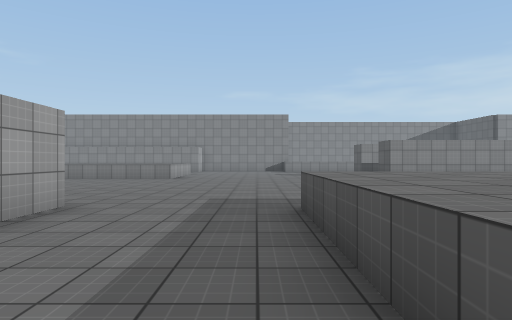
View 1 (above)

23 first-person views from a walk through a 3-D level made in the Unity game engine. The camera is 1.3 m above the floor, looks level and sees 75° across. The floor is counted in squares, 2 m on a side. Each view is taken from the middle of a square. On the plan, view 1 faces up. The plan holds only what a view shows up to about 10 squares ahead; the rest is blank. The place goes on beyond the plan. Surface patterns are stand-ins for the level's own textures.

View 2
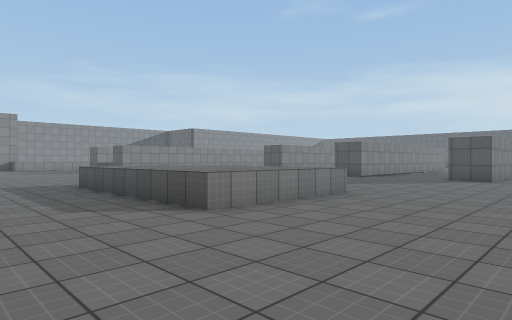

View 3
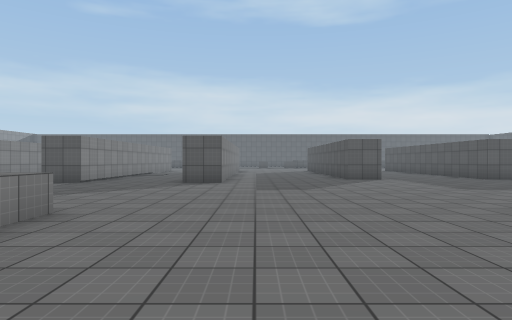

View 4
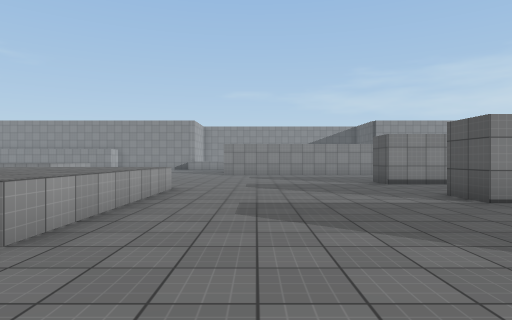

View 5
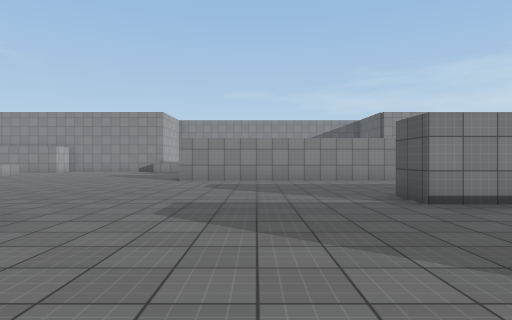

View 6
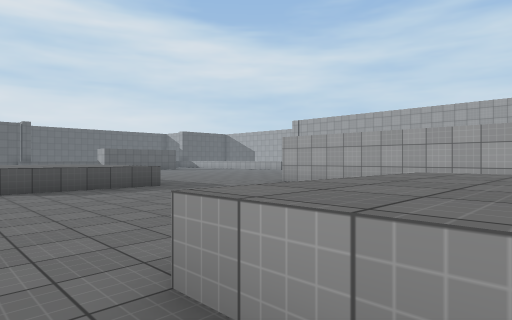

View 7
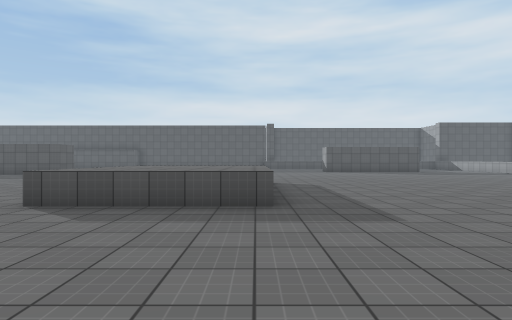

View 8
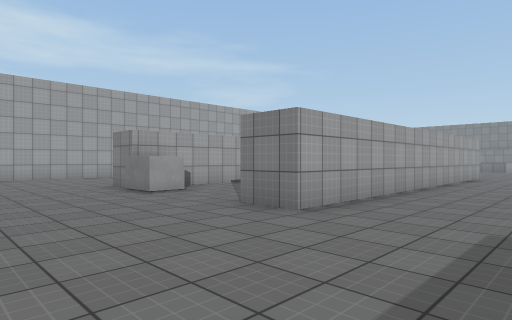

View 9
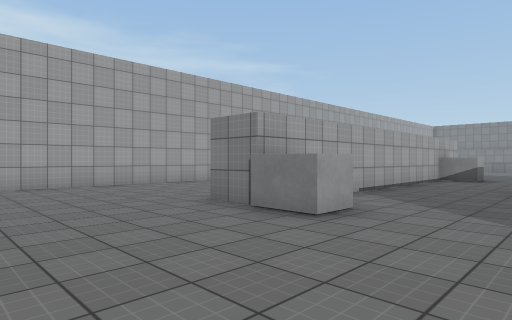

View 10
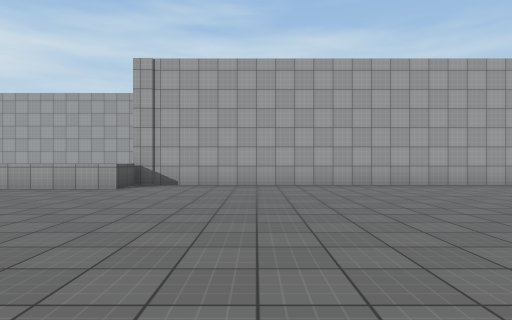

View 11
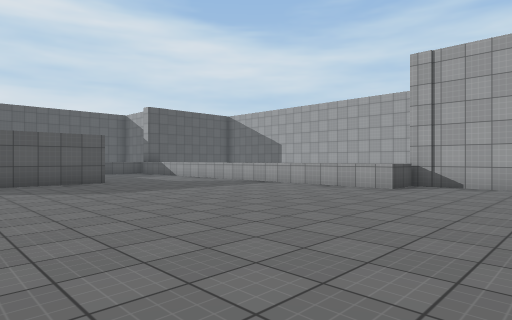

View 12
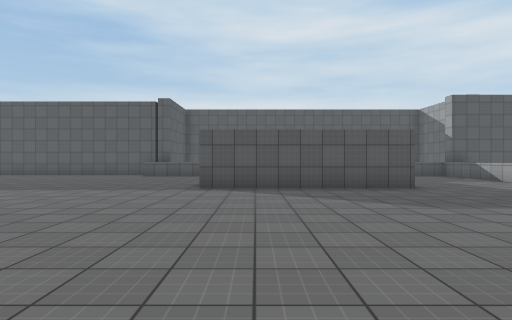

View 13
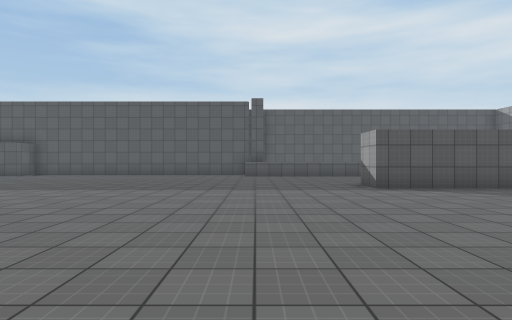

View 14
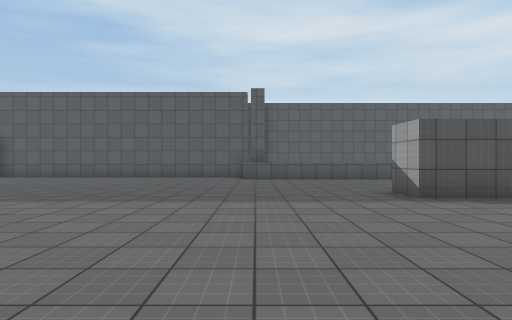

View 15
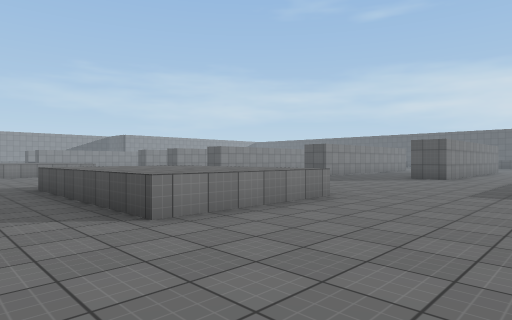

View 16
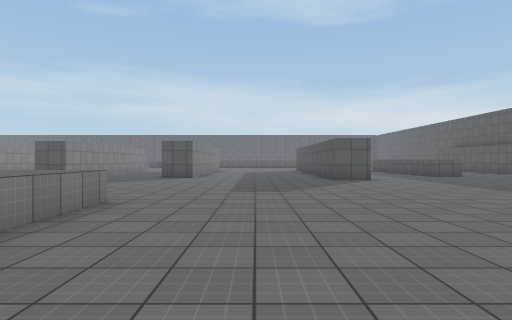

View 17
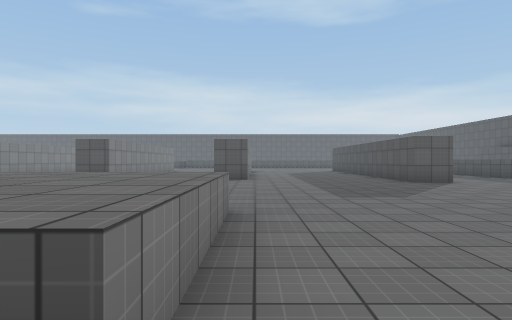

View 18
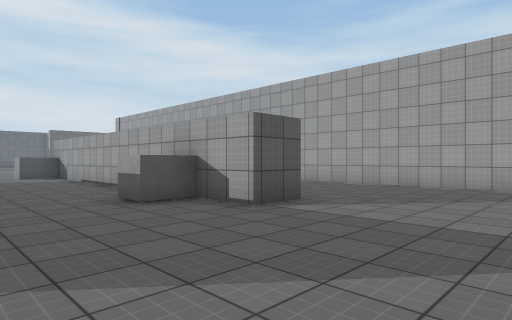

View 19
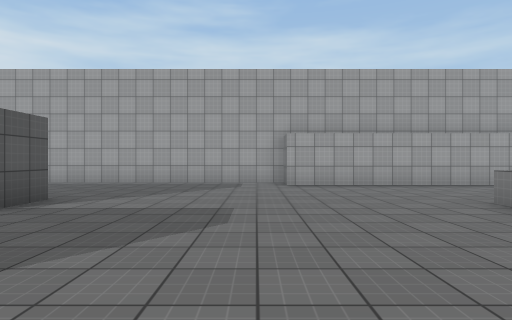

View 20
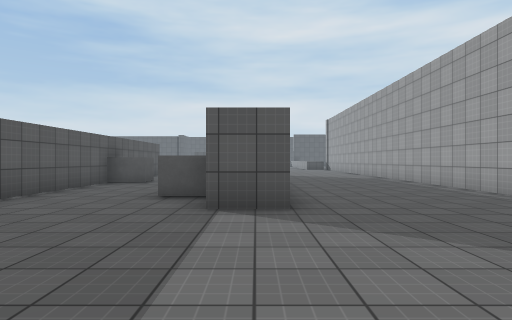

View 21
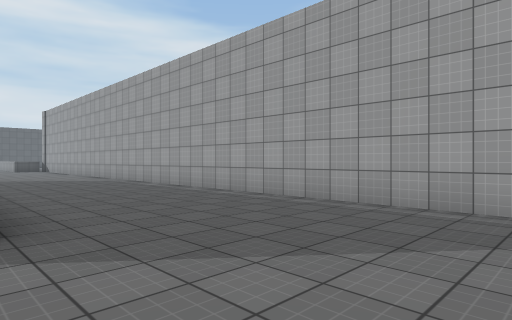

View 22
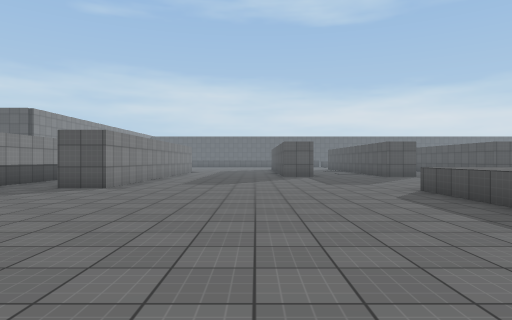

View 23
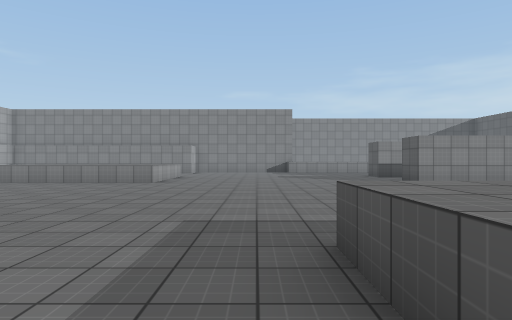

### Floor plan
Key: @ floor where view 1 was taken; # wall or solid block; . floor; ^ raised ledge.
Columns run from 13 left of view 1 to 10 right of it. Each row starts with its distance up from view 1.
 12  #...^^^^^^.......###
 11  #......................
 10  #......................
  9 ##......................
  8 #.......................
  7 #......................#
  6 #......................#
  5 #.......................
  4 #....#....#...^^^^......
  3 #....#^...#...^^^^.....#
  2 #....#....#...^^^^.....#
  1 #....#....#...^^^^......
  0 #....#....#..@^^^^......
 -1 #....#..^##............#
 -2 #....#... #............#
 -3 #... #... #.............
 -4 #... #... #.............
 -5 #....#^...#.............
 -6 #.......................
 -7 #.............^^^^......
 -8 #.............^^^^......
 -9 #.............^^^^ .....
-10 #.............^^^^  ....
-11 #.............^^^^.....
-12 #.......................
-13 #^......................
-14  ^......................
-15  ^......................
-16  ^......................
-17  ^.....................#
-18    .....................
-19     ....................
-20    ...#####............
-21   ....    .............
-22  ^...     ...........
-23          ............
-24          ............

Where each view was taken, in squares from view 1:
view 1: 0 up, 0 right, facing up
view 2: 4 down, 2 left, facing up-right
view 3: 3 down, 0 right, facing right
view 4: 3 down, 6 right, facing up
view 5: 1 up, 7 right, facing up
view 6: 1 up, 5 right, facing down-left
view 7: 2 down, 1 right, facing down
view 8: 9 down, 0 right, facing up-left
view 9: 9 down, 4 left, facing up-left
view 10: 10 down, 4 left, facing left
view 11: 10 down, 4 left, facing down-left
view 12: 12 down, 4 left, facing down
view 13: 12 down, 0 right, facing down
view 14: 14 down, 0 right, facing down
view 15: 15 down, 1 left, facing up-right
view 16: 14 down, 1 left, facing right
view 17: 12 down, 0 right, facing right
view 18: 8 up, 4 left, facing down-left
view 19: 8 up, 3 left, facing left
view 20: 9 up, 8 left, facing down
view 21: 8 up, 8 left, facing down-left
view 22: 8 up, 3 left, facing right
view 23: 2 up, 0 right, facing up
